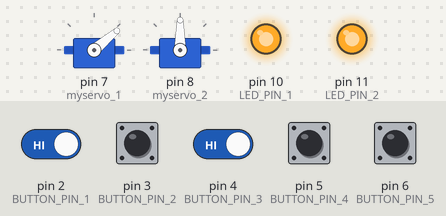
Recording of a sketch running on a simulated Arduino Uno, built with avr-gcc and run on an emulated ATmega328P. On the bench: 2 × servo, output pins drawn as LEDs (lit = HIGH). Inputs (shaded band) come from the test bench; at power-on: pin 2 (BUTTON_PIN_1), pin 3 (BUTTON_PIN_2), pin 4 (BUTTON_PIN_3), pin 5 (BUTTON_PIN_4), pin 6 (BUTTON_PIN_5) HIGH.

Above: at 2.8 s.
2.9 s: pin 2 (BUTTON_PIN_1) driven LOW and pin 4 (BUTTON_PIN_3) driven LOW
At 4.6 s:
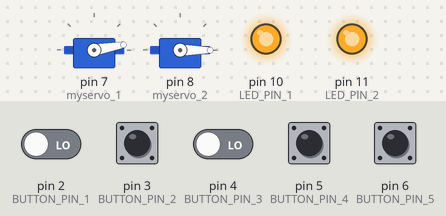
5.5 s: pin 2 (BUTTON_PIN_1) driven HIGH
At 6.3 s:
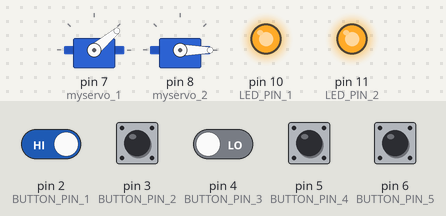
11.1 s: pin 2 (BUTTON_PIN_1) driven LOW
At 11.7 s:
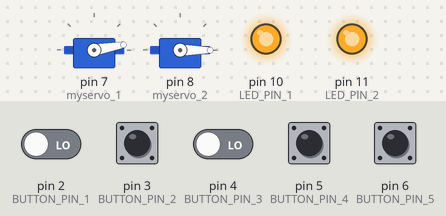
13.6 s: pin 3 (BUTTON_PIN_2) pulled LOW for 2.15 s
At 14.3 s:
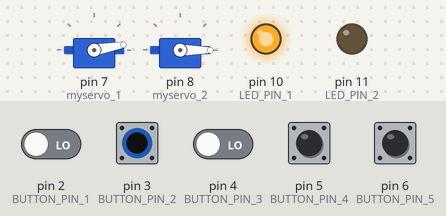
17.2 s: pin 5 (BUTTON_PIN_4) pulled LOW for 2.15 s
At 18.2 s:
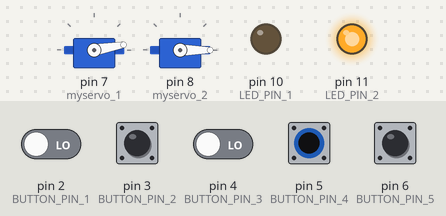
20.8 s: pin 4 (BUTTON_PIN_3) driven HIGH
At 21.6 s:
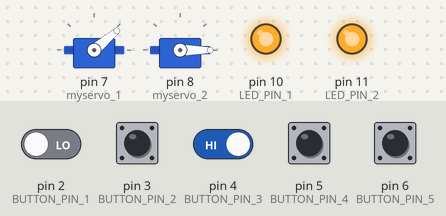
Timing chart, 0 to 27.4 s (numbered marks = the images above; inputs shaded):
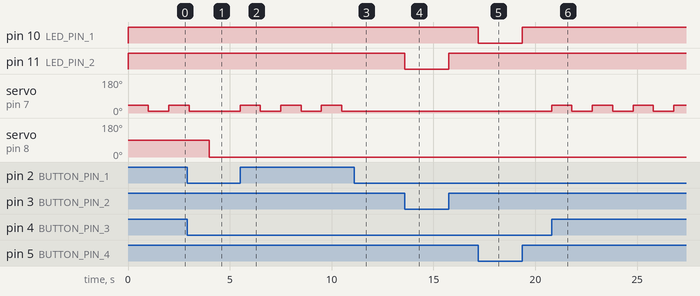

Measured:
- after the input at 2.9 s, servo on pin 7 (myservo_1): goes on until 3.0 s, then stays 10°; servo on pin 8 (myservo_2): 90° → 0° after 1.1 s
- after the input at 5.5 s, servo on pin 7 (myservo_1): alternates 40° for 1.0 s and 10° for 1.0 s, starting at once
- after the input at 11.1 s, servo on pin 7 (myservo_1): stays 10° (without the input it goes to 40° after 0.40 s)
- after the input at 13.6 s, pin 11 (LED_PIN_2): HIGH → LOW at once, → HIGH 2.1 s later
- after the input at 17.2 s, pin 10 (LED_PIN_1): HIGH → LOW at once, → HIGH 2.2 s later
- after the input at 20.8 s, servo on pin 7 (myservo_1): alternates 40° for 1.0 s and 10° for 1.0 s, starting at once

The sketch:

Sun_Rising_Button_copy_20240409232117.ino
```cpp
#include <Servo.h>

Servo myservo_1;
Servo myservo_2;

const int servoPin_1 = 7;
const int servoPin_2 = 8;

#define LED_PIN_1 10
#define LED_PIN_2 11
#define BUTTON_PIN_1 2
#define BUTTON_PIN_2 3
#define BUTTON_PIN_3 4
#define BUTTON_PIN_4 5
#define BUTTON_PIN_5 6

void setup() {
  myservo_1.attach(7);
  myservo_2.attach(8);
  pinMode(LED_PIN_1, OUTPUT);
  pinMode(LED_PIN_2, OUTPUT);
  pinMode(BUTTON_PIN_1, INPUT_PULLUP);
  pinMode(BUTTON_PIN_2, INPUT_PULLUP);
  pinMode(BUTTON_PIN_3, INPUT_PULLUP);
  pinMode(BUTTON_PIN_4, INPUT_PULLUP);
  pinMode(BUTTON_PIN_5, INPUT_PULLUP);
}

void loop() {
  int buttonState1 = digitalRead(BUTTON_PIN_1);
  int buttonState2 = digitalRead(BUTTON_PIN_2);
  int buttonState3 = digitalRead(BUTTON_PIN_3);
  int buttonState4 = digitalRead(BUTTON_PIN_4);
  int buttonState5 = digitalRead(BUTTON_PIN_5);

  if (buttonState4 == LOW) {
    digitalWrite(LED_PIN_1, LOW);
  } else {
    digitalWrite(LED_PIN_1, HIGH);
  }

  if (buttonState2 == LOW) {
    digitalWrite(LED_PIN_2, LOW);
  } else {
    digitalWrite(LED_PIN_2, HIGH);
  }

  if (buttonState1 == HIGH || buttonState3 == HIGH) {
    while(digitalRead(BUTTON_PIN_1) == HIGH || digitalRead(BUTTON_PIN_3) == HIGH)
    {myservo_1.write(40);
    delay(1000);
    myservo_1.write(10);
    delay(1000);
    }
  }

     if (buttonState5 == LOW) {
    myservo_2.write(90);
  } else {
    myservo_2.write(0);
  }
}
```
